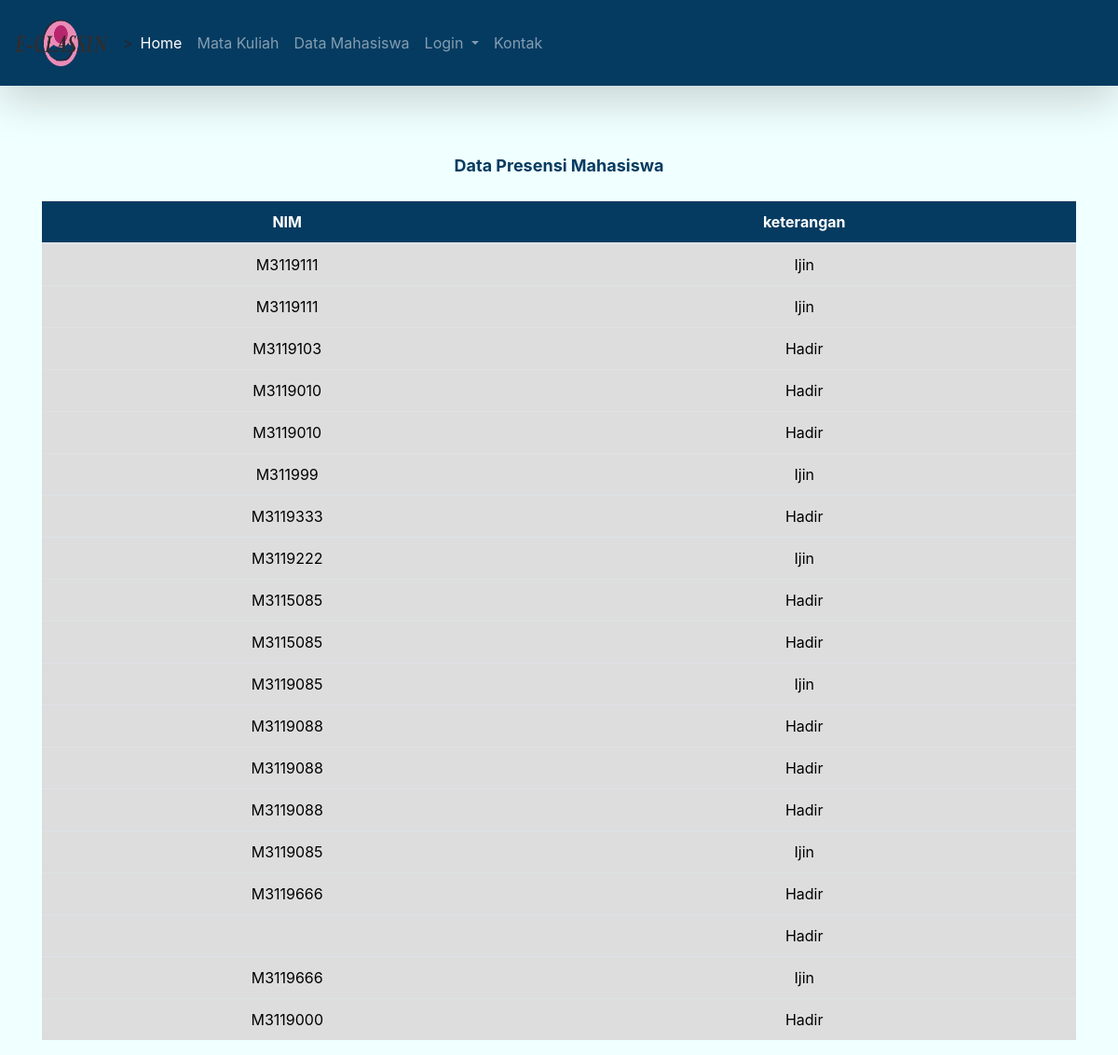
/FINAL_M3119085_TRI/datapresensi.php, run on the app's committed database.
### tables this page shows
CREATE TABLE `presensi` (
  `id` int(11) NOT NULL,
  `nim` varchar(8) NOT NULL,
  `keterangan` text NOT NULL
);

### FINAL_M3119085_TRI/datapresensi.php (the view, shortened to what this page needs)
<?php
    include('nav.php');
    $servername = "localhost";
    $username = "root";
    $password = "";
    $dbname = "eclassin";
    $conn = mysqli_connect($servername, $username, $password, $dbname);
    $presensi = mysqli_query($conn, "SELECT * FROM presensi ORDER BY id ASC");
    ?>
    <p style="text-align: center;color:#063b61;font-size:large;margin-top:2cm;"><b>Data Presensi Mahasiswa</b></p>
    <div class="container" style="text-align: center;">
    <table class="table mt-4" style="text-align: center;">
    <thead style="color: #fff; background-color: #063b61;">
    <tr>
    <th scope="col">NIM</th>
    <th scope="col">keterangan</th>
    </tr>
    </thead>
    <tbody style="background-color: #ddd; color:black;">
        <?php
        while($res = mysqli_fetch_array($presensi)) {
            echo "<tr>";
            echo "<td>".$res['nim']."</td>";
            echo "<td>".$res['keterangan']."</td>";
            }
?>
</tbody>
</table>

### data on the page
presensi: nim "M3119111", keterangan "Ijin"
presensi: nim "M3119111", keterangan "Ijin"
presensi: nim "M3119103", keterangan "Hadir"
presensi: nim "M3119010", keterangan "Hadir"
presensi: nim "M3119010", keterangan "Hadir"
presensi: nim "M311999", keterangan "Ijin"
presensi: nim "M3119333", keterangan "Hadir"
presensi: nim "M3119222", keterangan "Ijin"
presensi: nim "M3115085", keterangan "Hadir"
presensi: nim "M3115085", keterangan "Hadir"
presensi: nim "M3119085", keterangan "Ijin"
presensi: nim "M3119088", keterangan "Hadir"
presensi: nim "M3119088", keterangan "Hadir"
presensi: nim "M3119088", keterangan "Hadir"
presensi: nim "M3119085", keterangan "Ijin"
presensi: nim "M3119666", keterangan "Hadir"
presensi: keterangan "Hadir"
presensi: nim "M3119666", keterangan "Ijin"
presensi: nim "M3119000", keterangan "Hadir"
